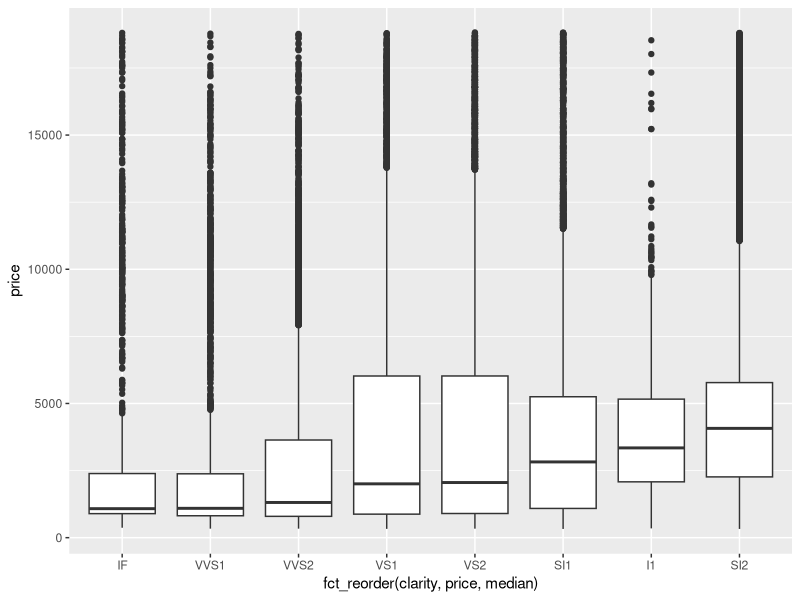
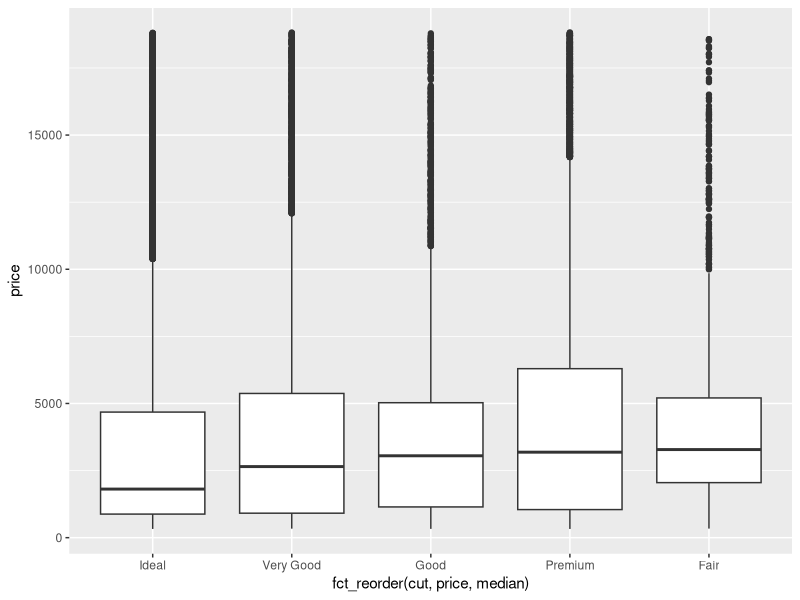
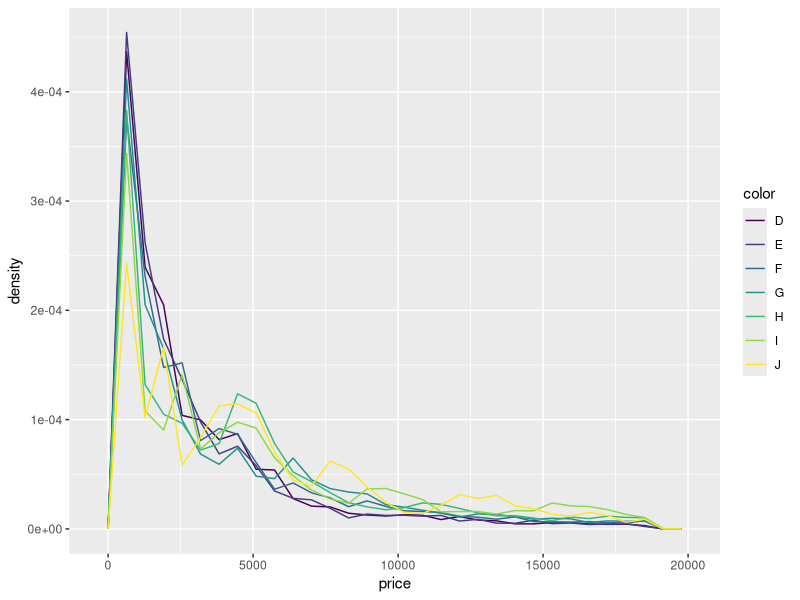
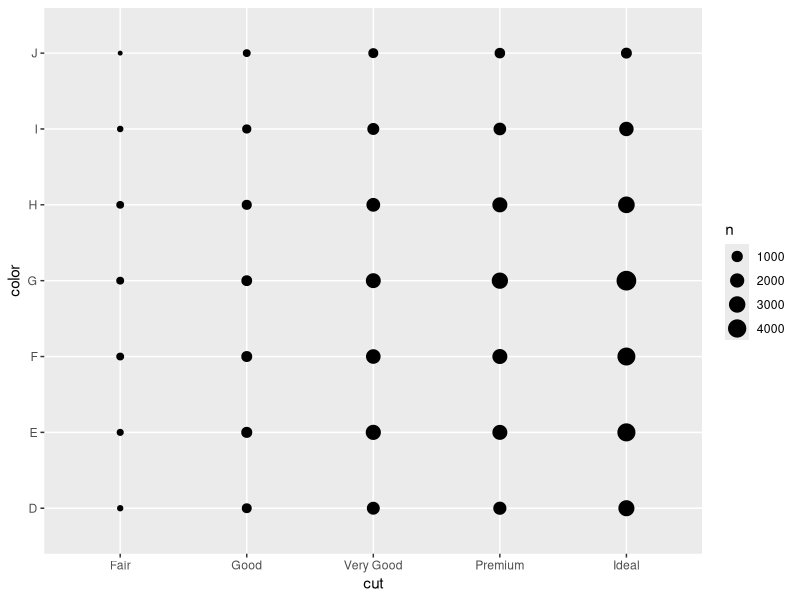
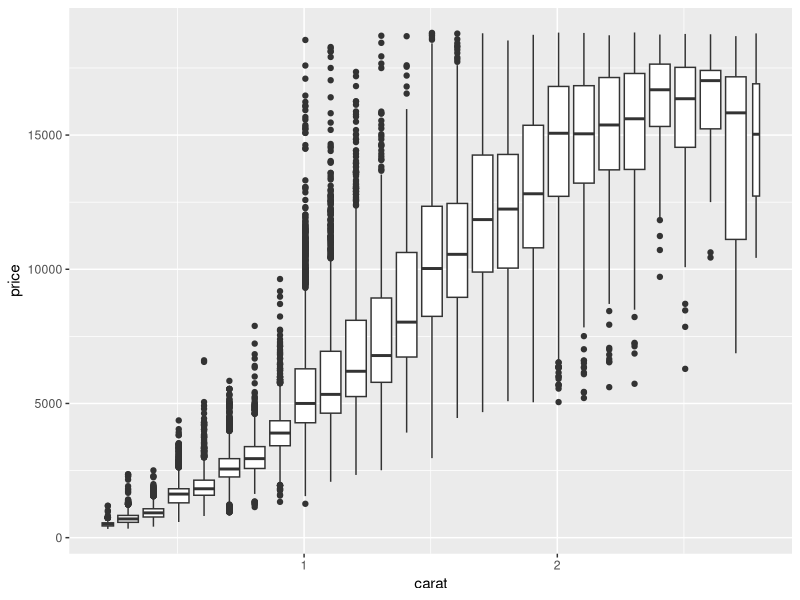

R code for these plots, in order:
## ---- chunk 1
knitr::opts_chunk$set(echo = TRUE)

library(tidyverse)

## ---- chunk 2

colnames(diamonds)

typeof(diamonds$table)

ggplot(diamonds, aes(x = fct_reorder(clarity, price, median), y = price)) +
  geom_boxplot()

ggplot(diamonds, aes(x = fct_reorder(cut, price, median), y = price)) +
  geom_boxplot()

typeof(diamonds$clarity)

ggplot(diamonds, aes(x = price, y = after_stat(density))) + 
  geom_freqpoly(aes(color = color))

## ---- chunk 3

# You can use geom_count instead of grouping and bar-charting

ggplot(diamonds, aes(x = cut, y = color)) +
  geom_count()



## ---- chunk 4

smaller <- diamonds |> 
  filter(carat < 3)

ggplot(smaller, aes(x = carat, y = price)) + 
  geom_boxplot(aes(group = cut_width(carat, 0.1)))

